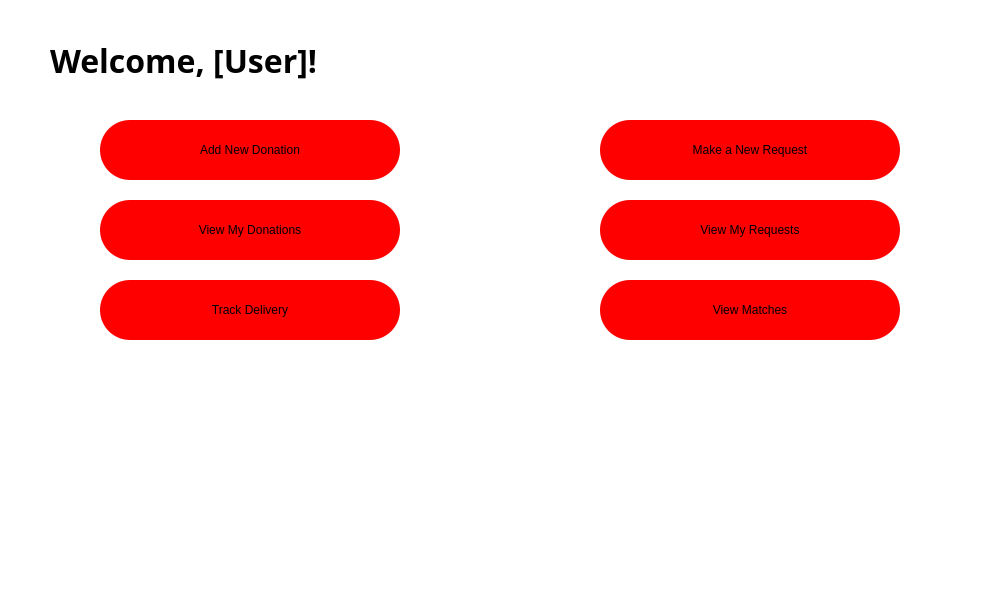
<?xml version="1.0" encoding="UTF-8"?>
<ui version="4.0">
 <class>DashboardWindow</class>
 <widget class="QDialog" name="DashboardWindow">
  <property name="geometry">
   <rect>
    <x>0</x>
    <y>0</y>
    <width>1000</width>
    <height>600</height>
   </rect>
  </property>
  <property name="windowTitle">
   <string>CharityLink Dashboard</string>
  </property>
  <property name="styleSheet">
   <string notr="true">background-color: rgb(255, 255, 255);</string>
  </property>
  <widget class="QLabel" name="welcomeLabel">
   <property name="geometry">
    <rect>
     <x>50</x>
     <y>30</y>
     <width>900</width>
     <height>60</height>
    </rect>
   </property>
   <property name="font">
    <font>
     <family>Open Sans</family>
     <pointsize>24</pointsize>
     <bold>true</bold>
    </font>
   </property>
   <property name="styleSheet">
    <string notr="true">background-color: rgb(255, 255, 255);
color: rgb(0, 0, 0);</string>
   </property>
   <property name="text">
    <string>Welcome, [User]!</string>
   </property>
  </widget>
  <widget class="QPushButton" name="addDonationButton">
   <property name="geometry">
    <rect>
     <x>100</x>
     <y>120</y>
     <width>300</width>
     <height>60</height>
    </rect>
   </property>
   <property name="cursor">
    <cursorShape>PointingHandCursor</cursorShape>
   </property>
   <property name="styleSheet">
    <string notr="true">border-radius: 30px;
font: 700 18pt &quot;Open Sans&quot;;
background-color: red;
color: rgb(0, 0, 0);</string>
   </property>
   <property name="text">
    <string>Add New Donation</string>
   </property>
  </widget>
  <widget class="QPushButton" name="viewDonationsButton">
   <property name="geometry">
    <rect>
     <x>100</x>
     <y>200</y>
     <width>300</width>
     <height>60</height>
    </rect>
   </property>
   <property name="cursor">
    <cursorShape>PointingHandCursor</cursorShape>
   </property>
   <property name="styleSheet">
    <string notr="true">border-radius: 30px;
font: 700 18pt &quot;Open Sans&quot;;
background-color: red;
color: rgb(0, 0, 0);</string>
   </property>
   <property name="text">
    <string>View My Donations</string>
   </property>
  </widget>
  <widget class="QPushButton" name="trackDeliveryButton">
   <property name="geometry">
    <rect>
     <x>100</x>
     <y>280</y>
     <width>300</width>
     <height>60</height>
    </rect>
   </property>
   <property name="cursor">
    <cursorShape>PointingHandCursor</cursorShape>
   </property>
   <property name="styleSheet">
    <string notr="true">border-radius: 30px;
font: 700 18pt &quot;Open Sans&quot;;
background-color: red;
color: rgb(0, 0, 0);</string>
   </property>
   <property name="text">
    <string>Track Delivery</string>
   </property>
  </widget>
  <widget class="QPushButton" name="makeRequestButton">
   <property name="geometry">
    <rect>
     <x>600</x>
     <y>120</y>
     <width>300</width>
     <height>60</height>
    </rect>
   </property>
   <property name="cursor">
    <cursorShape>PointingHandCursor</cursorShape>
   </property>
   <property name="styleSheet">
    <string notr="true">border-radius: 30px;
font: 700 18pt &quot;Open Sans&quot;;
background-color: red;
color: rgb(0, 0, 0);</string>
   </property>
   <property name="text">
    <string>Make a New Request</string>
   </property>
  </widget>
  <widget class="QPushButton" name="viewRequestsButton">
   <property name="geometry">
    <rect>
     <x>600</x>
     <y>200</y>
     <width>300</width>
     <height>60</height>
    </rect>
   </property>
   <property name="cursor">
    <cursorShape>PointingHandCursor</cursorShape>
   </property>
   <property name="styleSheet">
    <string notr="true">border-radius: 30px;
font: 700 18pt &quot;Open Sans&quot;;
background-color: red;
color: rgb(0, 0, 0);</string>
   </property>
   <property name="text">
    <string>View My Requests</string>
   </property>
  </widget>
  <widget class="QPushButton" name="viewMatchesButton">
   <property name="geometry">
    <rect>
     <x>600</x>
     <y>280</y>
     <width>300</width>
     <height>60</height>
    </rect>
   </property>
   <property name="cursor">
    <cursorShape>PointingHandCursor</cursorShape>
   </property>
   <property name="styleSheet">
    <string notr="true">border-radius: 30px;
font: 700 18pt &quot;Open Sans&quot;;
background-color: red;
color: rgb(0, 0, 0);</string>
   </property>
   <property name="text">
    <string>View Matches</string>
   </property>
  </widget>
 </widget>
 <resources/>
 <connections/>
</ui>
